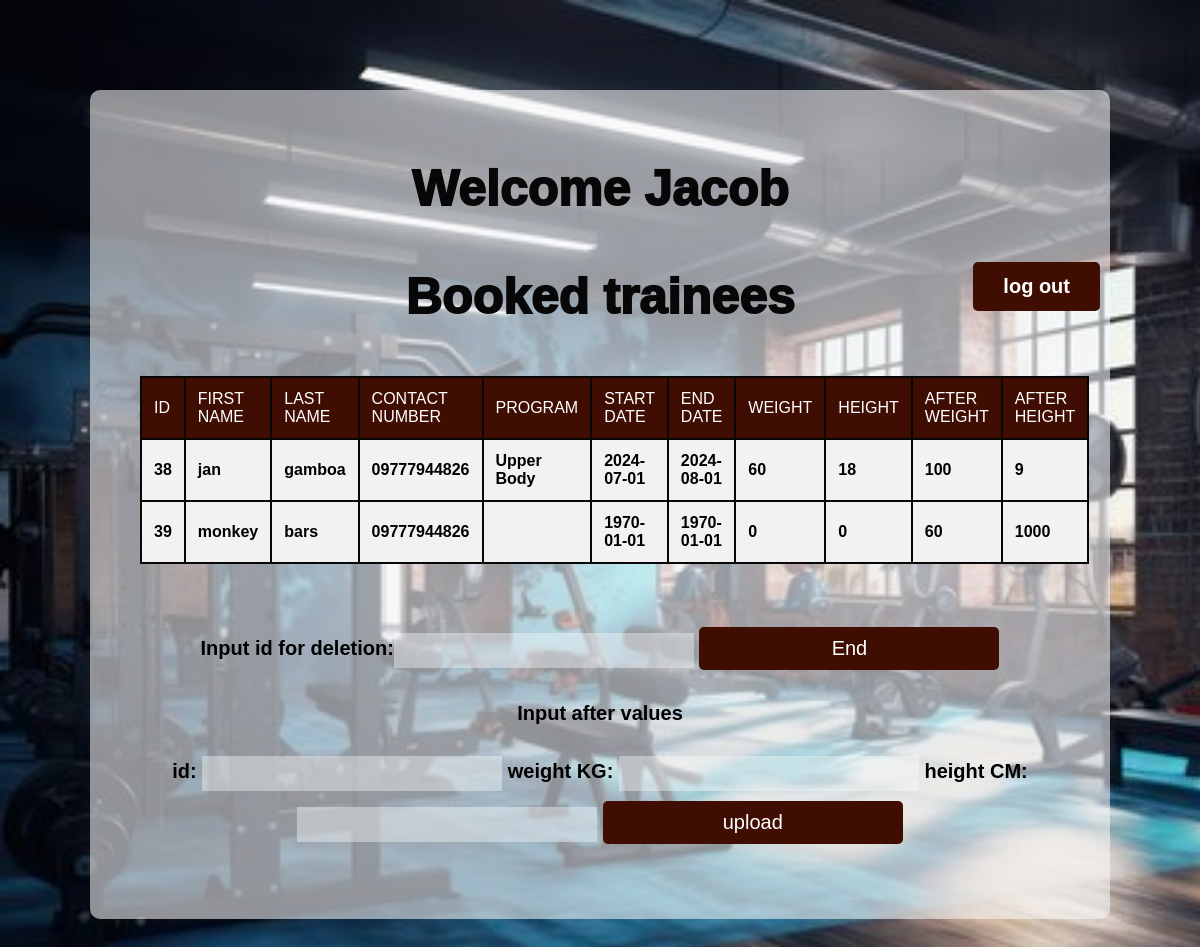
The app's page /adminpage.php (signed in) with its own data.
### tables this page shows
CREATE TABLE `users` (
  `id` int(255) NOT NULL,
  `name` varchar(100) NOT NULL,
  `lname` varchar(120) NOT NULL,
  `gender` text NOT NULL,
  `username` varchar(120) NOT NULL,
  `password` varchar(120) NOT NULL,
  `email` varchar(120) NOT NULL,
  `contactnumber` varchar(11) NOT NULL,
  `usertype` varchar(100) NOT NULL,
  `date_created` timestamp NOT NULL DEFAULT current_timestamp() ON UPDATE current_timestamp(),
  `program` varchar(55) NOT NULL,
  `start_date` date NOT NULL,
  `end_date` date NOT NULL,
  `instructor` varchar(100) NOT NULL,
  `before_weightkg` int(254) NOT NULL,
  `before_heightkg` int(254) NOT NULL,
  `after_weightkg` int(254) NOT NULL,
  `after_heightkg` int(254) NOT NULL
);

### adminpage.php (the view, shortened to what this page needs)
<?php
$servername = "localhost";
$username = "root";
$password = "";
$database = "gym_reservation";
$link = mysqli_connect($servername, $username, $password, $database);
?>
<html lang="en">
        <link rel="stylesheet" href="welcome.css">
<div class="container">
    <h1>  Welcome <?php echo $_SESSION['username']; ?></h1>
    <a style = " text-decoration: none;" href="logout.php">log out</a>
    <link rel="stylesheet" href="admin.css">
    <div>
    <h3>Booked trainees</h3>
    <?php
    $unamestring = $_SESSION['username'];
    $res=mysqli_query($link, "select * from users where instructor = '$unamestring'");
    echo "<table border=1>";
    echo "<tr>";
    echo "<th>"; echo "ID"; echo "</th>";
        echo "<th>"; echo "FIRST NAME"; echo "</th>";
        echo "<th>"; echo "LAST NAME"; echo "</th>";
        echo "<th>"; echo "CONTACT NUMBER"; echo "</th>";
            echo "<th>"; echo "PROGRAM"; echo "</th>";
            echo "<th>"; echo "START DATE"; echo "</th>";
            echo "<th>"; echo "END DATE"; echo "</th>";
            echo "<th>"; echo "WEIGHT"; echo "</th>";
            echo "<th>"; echo "HEIGHT"; echo "</th>";
            echo "<th>"; echo "AFTER WEIGHT"; echo "</th>";
            echo "<th>"; echo "AFTER HEIGHT"; echo "</th>";
            echo "</tr>";
            while($row=mysqli_fetch_array ($res))
            {
        echo "<tr>";
        echo "<td>"; echo $row["id"]; echo "</td>";
        echo "<td>"; echo $row["name"]; echo "</td>";
        echo "<td>"; echo $row["lname"]; echo "</td>";
        echo "<td>"; echo $row["contactnumber"]; echo "</td>";
        echo "<td>"; echo $row["program"]; echo "</td>";
            echo "<td>"; echo $row["start_date"]; echo "</td>";
            echo "<td>"; echo $row["end_date"]; echo "</td>";
            echo "<td>"; echo $row["before_weightkg"]; echo "</td>";
            echo "<td>"; echo $row["before_heightkg"]; echo "</td>";
            echo "<td>"; echo $row["after_weightkg"]; echo "</td>";
            echo "<td>"; echo $row["after_heightkg"]; echo "</td>";
            echo "</tr>";
            }
            echo "</table>";
    ?>
    <br>
    <form action = "remove_reservation_admin.php" method = "POST">
    Input id for deletion:<input type="number" name = "iddelete" value = "">
    <input  type="submit" name = "remove_reservation" value = "End" >
    </form>
    <form action="remove_reservation_admin.php" method = "POST">
    <h4>Input after values</h4>
    id: <input type="number" name = 'id' value = "">
    weight KG: <input type="number" name = 'after_weightkg' value = "">
    height CM: <input type="number" name = 'after_heightkg' value = "">
    <input type="submit" name = 'After_weight_height_INPUT' value = 'upload'>
    </form>
    </div>
</div>

### welcome.css (style rules this page uses)
h1 { color: #000000; margin-top: 20px; font-size: 50px; }
a { text-decoration: none; color: #ffffff; font-weight: bold; margin-top: 10px; display: inline-block; padding: 10px 20px; border-radius: 5px; transition: background-color 0.3s, color 0.3s; }
table { width: 100%; margin-top: 20px; border-collapse: collapse; }
table, th, td { border: 1px solid #cccccc; }
th, td { padding: 10px; text-align: center; }
th { background-color: #400d03; color: white; }
td { background-color: #f2f2f2; }
form { margin-top: 20px; }
input[type="submit"] { background-color: #000000; color: white; border: none; padding: 10px 20px; text-align: center; text-decoration: none; display: inline-block; font-size: 25px; margin-top: 10px; border-radius: 5px; cursor: pointer; }

### admin.css (style rules this page uses)
h1, h3 { color: #070707; font-size: 50px; font-weight: 1000; }
a { font-size: 20px; color: #007bff; position: absolute; right: 100px; background-color: #400d03; color: white; border: none; cursor: pointer; padding-top: 13px; padding-bottom: 13px; padding-left: 30px; padding-right: 30px; }
table { width: 100%; border-collapse: collapse; margin-bottom: 20px; }
table, th, td { border: 2px solid #070707; }
th, td { padding: 12px; text-align: left; font-weight: 600; }
th { background-color: #400d03; color: white; font-weight: 100; }
form { margin-bottom: 20px; font-size: 20px; font-weight: 600; }
input[type="number"], input[type="submit"] { margin: 5px 0; padding: 10px; width: 100%; max-width: 300px; border-width:0px; background-color: #f8f9fa68; }
input[type="submit"] { font-size: 20px; background-color:#400d03; color: white; border: none; cursor: pointer; }
.container { background-color: #f8f9fa92; padding: 50px; margin: 50px; border-radius: 10px; }

### records on screen
users: id "38", name "jan", lname "gamboa", contactnumber "09777944826", program "Upper Body", start_date "2024-07-01", end_date "2024-08-01", before_weightkg "60", before_heightkg "18", after_weightkg "100", after_heightkg "9"
users: id "39", name "monkey", lname "bars", contactnumber "09777944826", start_date "1970-01-01", end_date "1970-01-01", before_weightkg "0", before_heightkg "0", after_weightkg "60", after_heightkg "1000"

### other values on screen
$_SESSION['username'] "Jacob"
